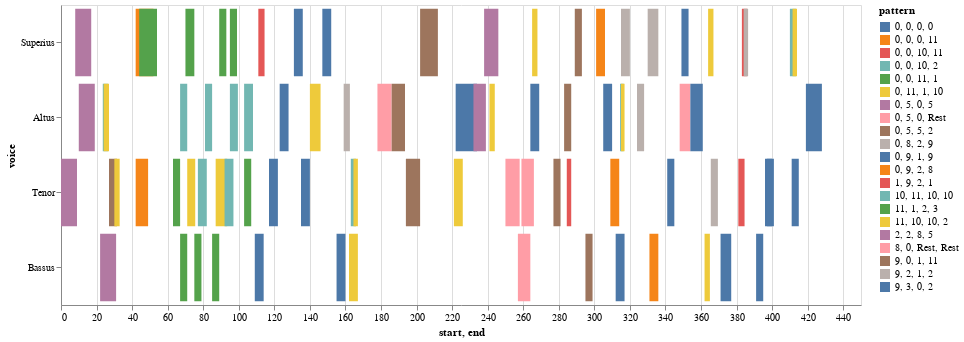
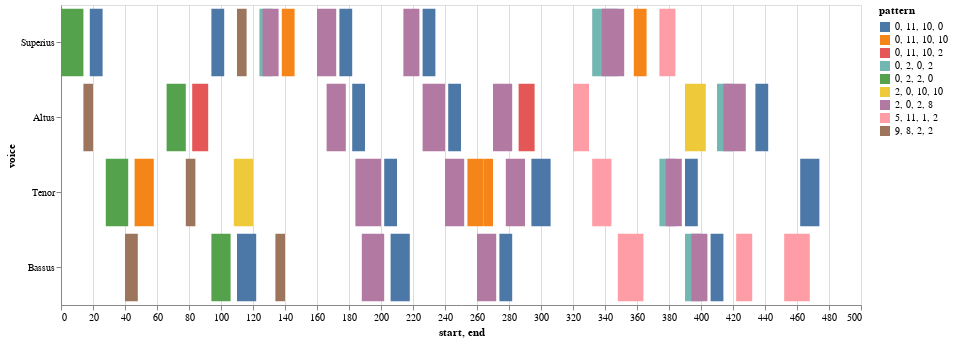
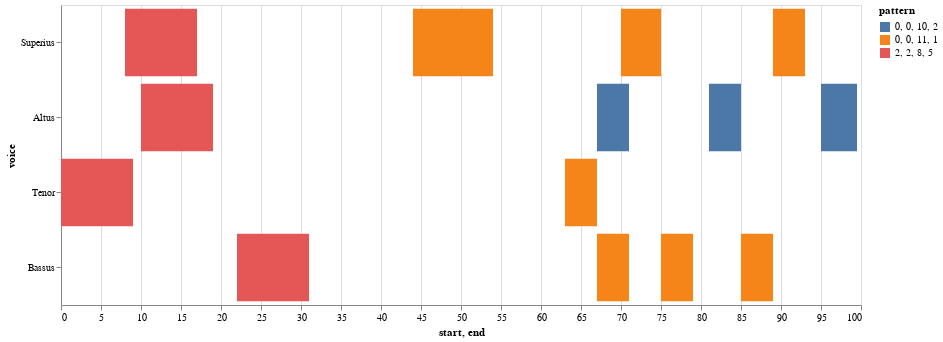
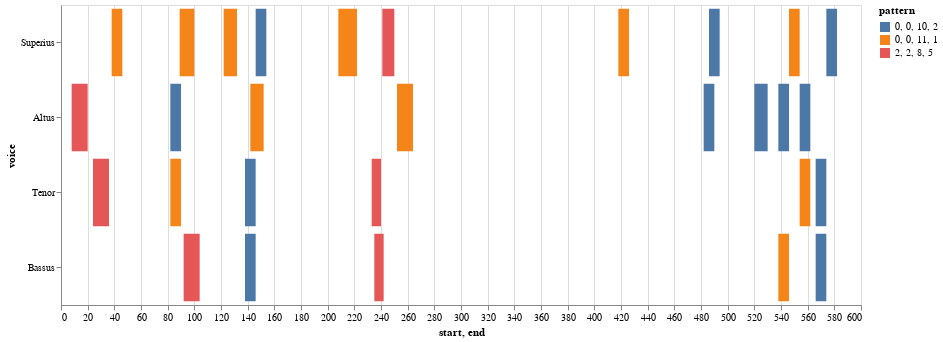

The cell these charts' notebook holds for them, in order:
### Markdown cell above
## Now the Model Paired with Each Mass Movement

Showing only the 'shared' entries in each pair

### Code cell
# select the model from the list
model = piece_list[0]

model = importScore(model)

# find entries for model
nr = model.notes(combineUnisons=combineUnisons)
mel = model.melodic(df=nr, kind=kind, compound=False, unit=0, end=False)
mod_mel_ngrams = model.ngrams(df=mel, n=n)
mod_entry_ngrams = model.entries(df=mel, n=n, thematic=True, anywhere=True)
mod_mel_ngrams_duration = model.durations(df=mel, n=n, mask_df=mod_entry_ngrams)
mod_entries_stack = list(mod_entry_ngrams.stack().unique())

# find entries mass movements:
mass_movements = piece_list[1:6]

for movement in mass_movements:

    m_movement = importScore(movement)
    nr = m_movement.notes(combineUnisons=combineUnisons)
    mel = m_movement.melodic(df=nr, kind=kind, compound=False, unit=0, end=False)
    mass_mvmt_mel_ngrams = m_movement.ngrams(df=mel, n=n)
    mass_mvmt_entries = m_movement.entries(df=mel, n=n, thematic=True, anywhere=True)
    mass_mvmt_mel_ngrams_duration = m_movement.durations(df=mel, n=n, mask_df=mass_mvmt_entries)
    mass_mvmt_entries_stack = mass_mvmt_entries.stack()

    
    # find shared entries
    
    shared_entries = list(set(mass_mvmt_entries_stack).intersection(mod_entries_stack))

    # print model metadata and chart
    print(model.metadata)

    display(viz.plot_ngrams_heatmap(mod_entry_ngrams, mod_mel_ngrams_duration, 
                        selected_patterns=shared_entries,
                        voices=[])) #.plot_ngrams_heatmap(entry_ngrams,


    # print mass movement metadata and chart
    print(m_movement.metadata)
    display(viz.plot_ngrams_heatmap(mass_mvmt_entries, mass_mvmt_mel_ngrams_duration, 
                                selected_patterns=shared_entries,
                                voices=[])) #.plot_ngrams_heatmap(entry_ngrams,

### Figure 1 — Vega-Lite specification as saved in the notebook (floating-point values rounded to 4 significant figures)
{"config": {"view": {"continuousWidth": 400, "continuousHeight": 300}}, "data": {"name": "data-0cef80bf4d055776bdb25f377eb622ee"}, "mark": "bar", "encoding": {"color": {"field": "pattern", "type": "nominal"}, "opacity": {"condition": {"value": 1, "selection": "selector002"}, "value": 0.2}, "tooltip": [{"field": "start", "type": "quantitative"}, {"field": "end", "type": "quantitative"}, {"field": "pattern", "type": "nominal"}], "x": {"field": "start", "type": "quantitative"}, "x2": {"field": "end"}, "y": {"field": "voice", "sort": null, "type": "nominal"}}, "height": 300, "selection": {"selector002": {"type": "multi", "fields": ["pattern"]}}, "width": 800, "$schema": "https://vega.github.io/schema/vega-lite/v4.17.0.json", "datasets": {"data-0cef80bf4d055776bdb25f377eb622ee": [{"start": 8.0, "voice": "Superius", "pattern": "2, 2, 8, 5", "end": 17.0}, {"start": 42.0, "voice": "Superius", "pattern": "0, 0, 0, 11", "end": 52.0}, {"start": 44.0, "voice": "Superius", "pattern": "0, 0, 11, 1", "end": 54.0}, {"start": 70.0, "voice": "Superius", "pattern": "0, 0, 11, 1", "end": 75.0}, {"start": 89.0, "voice": "Superius", "pattern": "0, 0, 11, 1", "end": 93.0}, {"start": 95.0, "voice": "Superius", "pattern": "11, 1, 2, 3", "end": 99.0}, {"start": 111.0, "voice": "Superius", "pattern": "0, 0, 10, 11", "end": 114.5}, {"start": 131.0, "voice": "Superius", "pattern": "9, 3, 0, 2", "end": 136.0}, {"start": 147.0, "voice": "Superius", "pattern": "9, 3, 0, 2", "end": 152.0}, {"start": 202.0, "voice": "Superius", "pattern": "9, 0, 1, 11", "end": 212.0}, {"start": 238.0, "voice": "Superius", "pattern": "0, 5, 0, 5", "end": 246.0}, {"start": 265.0, "voice": "Superius", "pattern": "11, 10, 10, 2", "end": 268.0}, {"start": 289.0, "voice": "Superius", "pattern": "0, 5, 5, 2", "end": 293.0}, {"start": 301.0, "voice": "Superius", "pattern": "0, 9, 2, 8", "end": 306.0}, {"start": 315.0, "voice": "Superius", "pattern": "0, 8, 2, 9", "end": 320.0}, {"start": 330.0, "voice": "Superius", "pattern": "0, 8, 2, 9", "end": 336.0}, {"start": 349.0, "voice": "Superius", "pattern": "0, 0, 0, 0", "end": 353.0}, {"start": 364.0, "voice": "Superius", "pattern": "11, 10, 10, 2", "end": 367.0}, {"start": 383.0, "voice": "Superius", "pattern": "1, 9, 2, 1", "end": 386.0}, {"start": 384.0, "voice": "Superius", "pattern": "9, 2, 1, 2", "end": 386.5}, {"start": 410.0, "voice": "Superius", "pattern": "10, 11, 10, 10", "end": 413.5}, {"start": 411.5, "voice": "Superius", "pattern": "11, 10, 10, 2", "end": 414.0}, {"start": 10.0, "voice": "Altus", "pattern": "2, 2, 8, 5", "end": 19.0}, {"start": 23.5, "voice": "Altus", "pattern": "10, 11, 10, 10", "end": 26.5}, {"start": 24.0, "voice": "Altus", "pattern": "11, 10, 10, 2", "end": 27.0}, {"start": 67.0, "voice": "Altus", "pattern": "0, 0, 10, 2", "end": 71.0}, {"start": 81.0, "voice": "Altus", "pattern": "0, 0, 10, 2", "end": 85.0}, {"start": 95.0, "voice": "Altus", "pattern": "0, 0, 10, 2", "end": 99.5}, {"start": 103.0, "voice": "Altus", "pattern": "10, 11, 10, 10", "end": 108.0}, {"start": 123.0, "voice": "Altus", "pattern": "9, 3, 0, 2", "end": 128.0}, {"start": 140.0, "voice": "Altus", "pattern": "11, 10, 10, 2", "end": 146.0}, {"start": 159.0, "voice": "Altus", "pattern": "9, 2, 1, 2", "end": 162.5}, {"start": 178.0, "voice": "Altus", "pattern": "8, 0, Rest, Rest", "end": 186.0}, {"start": 186.0, "voice": "Altus", "pattern": "9, 0, 1, 11", "end": 193.5}, {"start": 222.0, "voice": "Altus", "pattern": "0, 0, 0, 0", "end": 234.0}, {"start": 232.0, "voice": "Altus", "pattern": "0, 5, 0, 5", "end": 239.0}, {"start": 241.0, "voice": "Altus", "pattern": "11, 10, 10, 2", "end": 244.0}, {"start": 264.0, "voice": "Altus", "pattern": "9, 3, 0, 2", "end": 269.0}, {"start": 283.0, "voice": "Altus", "pattern": "0, 5, 5, 2", "end": 287.0}, {"start": 305.0, "voice": "Altus", "pattern": "0, 9, 1, 9", "end": 310.0}, {"start": 314.5, "voice": "Altus", "pattern": "10, 11, 10, 10", "end": 316.5}, {"start": 315.0, "voice": "Altus", "pattern": "11, 10, 10, 2", "end": 317.0}, {"start": 324.0, "voice": "Altus", "pattern": "9, 2, 1, 2", "end": 328.0}, {"start": 348.0, "voice": "Altus", "pattern": "8, 0, Rest, Rest", "end": 354.0}, {"start": 354.0, "voice": "Altus", "pattern": "0, 0, 0, 0", "end": 361.0}, {"start": 419.0, "voice": "Altus", "pattern": "0, 0, 0, 0", "end": 428.0}, {"start": 0.0, "voice": "Tenor", "pattern": "2, 2, 8, 5", "end": 9.0}, {"start": 27.0, "voice": "Tenor", "pattern": "9, 0, 1, 11", "end": 31.5}, {"start": 30.0, "voice": "Tenor", "pattern": "11, 10, 10, 2", "end": 33.0}, {"start": 42.0, "voice": "Tenor", "pattern": "0, 0, 0, 11", "end": 49.0}, {"start": 63.0, "voice": "Tenor", "pattern": "0, 0, 11, 1", "end": 67.0}, {"start": 71.0, "voice": "Tenor", "pattern": "11, 10, 10, 2", "end": 75.5}, {"start": 77.0, "voice": "Tenor", "pattern": "10, 11, 10, 10", "end": 82.0}, {"start": 87.0, "voice": "Tenor", "pattern": "0, 11, 1, 10", "end": 93.5}, {"start": 92.0, "voice": "Tenor", "pattern": "10, 11, 10, 10", "end": 97.0}, {"start": 103.0, "voice": "Tenor", "pattern": "11, 1, 2, 3", "end": 107.0}, {"start": 117.0, "voice": "Tenor", "pattern": "9, 3, 0, 2", "end": 122.0}, {"start": 135.0, "voice": "Tenor", "pattern": "9, 3, 0, 2", "end": 140.0}, {"start": 163.0, "voice": "Tenor", "pattern": "10, 11, 10, 10", "end": 166.0}, {"start": 164.5, "voice": "Tenor", "pattern": "11, 10, 10, 2", "end": 167.0}, {"start": 194.0, "voice": "Tenor", "pattern": "9, 0, 1, 11", "end": 202.0}, {"start": 221.0, "voice": "Tenor", "pattern": "11, 10, 10, 2", "end": 226.0}, {"start": 250.0, "voice": "Tenor", "pattern": "0, 5, 0, Rest", "end": 258.0}, {"start": 259.0, "voice": "Tenor", "pattern": "0, 5, 0, Rest", "end": 266.0}, {"start": 277.0, "voice": "Tenor", "pattern": "0, 5, 5, 2", "end": 281.0}, {"start": 284.5, "voice": "Tenor", "pattern": "1, 9, 2, 1", "end": 287.0}, {"start": 309.0, "voice": "Tenor", "pattern": "0, 9, 2, 8", "end": 314.0}, {"start": 341.0, "voice": "Tenor", "pattern": "0, 0, 0, 0", "end": 345.0}, {"start": 365.5, "voice": "Tenor", "pattern": "9, 2, 1, 2", "end": 369.5}, {"start": 381.0, "voice": "Tenor", "pattern": "0, 0, 10, 11", "end": 384.5}, {"start": 396.0, "voice": "Tenor", "pattern": "0, 0, 0, 0", "end": 400.0}, {"start": 397.0, "voice": "Tenor", "pattern": "0, 0, 0, 0", "end": 401.0}, {"start": 411.0, "voice": "Tenor", "pattern": "0, 0, 0, 0", "end": 415.0}, {"start": 22.0, "voice": "Bassus", "pattern": "2, 2, 8, 5", "end": 31.0}, {"start": 67.0, "voice": "Bassus", "pattern": "0, 0, 11, 1", "end": 71.0}, {"start": 75.0, "voice": "Bassus", "pattern": "0, 0, 11, 1", "end": 79.0}, {"start": 85.0, "voice": "Bassus", "pattern": "0, 0, 11, 1", "end": 89.0}, {"start": 109.0, "voice": "Bassus", "pattern": "9, 3, 0, 2", "end": 114.0}, {"start": 155.0, "voice": "Bassus", "pattern": "9, 3, 0, 2", "end": 160.0}, {"start": 162.0, "voice": "Bassus", "pattern": "0, 11, 1, 10", "end": 167.0}, {"start": 257.0, "voice": "Bassus", "pattern": "0, 5, 0, Rest", "end": 264.0}, {"start": 295.0, "voice": "Bassus", "pattern": "0, 5, 5, 2", "end": 299.0}, {"start": 312.0, "voice": "Bassus", "pattern": "0, 9, 1, 9", "end": 317.0}, {"start": 331.0, "voice": "Bassus", "pattern": "0, 9, 2, 8", "end": 336.0}, {"start": 362.0, "voice": "Bassus", "pattern": "11, 10, 10, 2", "end": 365.0}, {"start": 371.0, "voice": "Bassus", "pattern": "0, 0, 0, 0", "end": 377.0}, {"start": 391.0, "voice": "Bassus", "pattern": "0, 0, 0, 0", "end": 395.0}]}}

### Figure 2 — Vega-Lite specification as saved in the notebook (floating-point values rounded to 4 significant figures)
{"config": {"view": {"continuousWidth": 400, "continuousHeight": 300}}, "data": {"name": "data-2bc7eb71fb6d665071347edf56d5a01f"}, "mark": "bar", "encoding": {"color": {"field": "pattern", "type": "nominal"}, "opacity": {"condition": {"value": 1, "selection": "selector003"}, "value": 0.2}, "tooltip": [{"field": "start", "type": "quantitative"}, {"field": "end", "type": "quantitative"}, {"field": "pattern", "type": "nominal"}], "x": {"field": "start", "type": "quantitative"}, "x2": {"field": "end"}, "y": {"field": "voice", "sort": null, "type": "nominal"}}, "height": 300, "selection": {"selector003": {"type": "multi", "fields": ["pattern"]}}, "width": 800, "$schema": "https://vega.github.io/schema/vega-lite/v4.17.0.json", "datasets": {"data-2bc7eb71fb6d665071347edf56d5a01f": [{"start": 0.0, "voice": "Superius", "pattern": "0, 2, 2, 0", "end": 14.0}, {"start": 18.0, "voice": "Superius", "pattern": "0, 11, 10, 0", "end": 26.0}, {"start": 94.0, "voice": "Superius", "pattern": "0, 11, 10, 0", "end": 102.0}, {"start": 110.0, "voice": "Superius", "pattern": "9, 8, 2, 2", "end": 116.0}, {"start": 124.0, "voice": "Superius", "pattern": "0, 2, 0, 2", "end": 132.0}, {"start": 126.0, "voice": "Superius", "pattern": "2, 0, 2, 8", "end": 136.0}, {"start": 138.0, "voice": "Superius", "pattern": "0, 11, 10, 10", "end": 146.0}, {"start": 160.0, "voice": "Superius", "pattern": "2, 0, 2, 8", "end": 172.0}, {"start": 174.0, "voice": "Superius", "pattern": "0, 11, 10, 0", "end": 182.0}, {"start": 214.0, "voice": "Superius", "pattern": "2, 0, 2, 8", "end": 224.0}, {"start": 226.0, "voice": "Superius", "pattern": "0, 11, 10, 0", "end": 234.0}, {"start": 332.0, "voice": "Superius", "pattern": "0, 2, 0, 2", "end": 348.0}, {"start": 338.0, "voice": "Superius", "pattern": "2, 0, 2, 8", "end": 352.0}, {"start": 358.0, "voice": "Superius", "pattern": "0, 11, 10, 10", "end": 366.0}, {"start": 374.0, "voice": "Superius", "pattern": "5, 11, 1, 2", "end": 384.0}, {"start": 14.0, "voice": "Altus", "pattern": "9, 8, 2, 2", "end": 20.0}, {"start": 66.0, "voice": "Altus", "pattern": "0, 2, 2, 0", "end": 78.0}, {"start": 82.0, "voice": "Altus", "pattern": "0, 11, 10, 2", "end": 92.0}, {"start": 166.0, "voice": "Altus", "pattern": "2, 0, 2, 8", "end": 178.0}, {"start": 182.0, "voice": "Altus", "pattern": "0, 11, 10, 0", "end": 190.0}, {"start": 226.0, "voice": "Altus", "pattern": "2, 0, 2, 8", "end": 240.0}, {"start": 242.0, "voice": "Altus", "pattern": "0, 11, 10, 0", "end": 250.0}, {"start": 270.0, "voice": "Altus", "pattern": "2, 0, 2, 8", "end": 282.0}, {"start": 286.0, "voice": "Altus", "pattern": "0, 11, 10, 2", "end": 296.0}, {"start": 320.0, "voice": "Altus", "pattern": "5, 11, 1, 2", "end": 330.0}, {"start": 390.0, "voice": "Altus", "pattern": "2, 0, 10, 10", "end": 403.0}, {"start": 410.0, "voice": "Altus", "pattern": "0, 2, 0, 2", "end": 420.0}, {"start": 414.0, "voice": "Altus", "pattern": "2, 0, 2, 8", "end": 428.0}, {"start": 434.0, "voice": "Altus", "pattern": "0, 11, 10, 0", "end": 442.0}, {"start": 28.0, "voice": "Tenor", "pattern": "0, 2, 2, 0", "end": 42.0}, {"start": 46.0, "voice": "Tenor", "pattern": "0, 11, 10, 10", "end": 58.0}, {"start": 78.0, "voice": "Tenor", "pattern": "9, 8, 2, 2", "end": 84.0}, {"start": 108.0, "voice": "Tenor", "pattern": "2, 0, 10, 10", "end": 120.0}, {"start": 184.0, "voice": "Tenor", "pattern": "2, 0, 2, 8", "end": 200.0}, {"start": 202.0, "voice": "Tenor", "pattern": "0, 11, 10, 0", "end": 210.0}, {"start": 240.0, "voice": "Tenor", "pattern": "2, 0, 2, 8", "end": 252.0}, {"start": 254.0, "voice": "Tenor", "pattern": "0, 11, 10, 10", "end": 264.0}, {"start": 264.0, "voice": "Tenor", "pattern": "0, 11, 10, 10", "end": 270.0}, {"start": 278.0, "voice": "Tenor", "pattern": "2, 0, 2, 8", "end": 290.0}, {"start": 294.0, "voice": "Tenor", "pattern": "0, 11, 10, 0", "end": 306.0}, {"start": 332.0, "voice": "Tenor", "pattern": "5, 11, 1, 2", "end": 344.0}, {"start": 374.0, "voice": "Tenor", "pattern": "0, 2, 0, 2", "end": 384.0}, {"start": 378.0, "voice": "Tenor", "pattern": "2, 0, 2, 8", "end": 388.0}, {"start": 390.0, "voice": "Tenor", "pattern": "0, 11, 10, 0", "end": 398.0}, {"start": 462.0, "voice": "Tenor", "pattern": "0, 11, 10, 0", "end": 474.0}, {"start": 40.0, "voice": "Bassus", "pattern": "9, 8, 2, 2", "end": 48.0}, {"start": 94.0, "voice": "Bassus", "pattern": "0, 2, 2, 0", "end": 106.0}, {"start": 110.0, "voice": "Bassus", "pattern": "0, 11, 10, 0", "end": 122.0}, {"start": 134.0, "voice": "Bassus", "pattern": "9, 8, 2, 2", "end": 140.0}, {"start": 188.0, "voice": "Bassus", "pattern": "2, 0, 2, 8", "end": 202.0}, {"start": 206.0, "voice": "Bassus", "pattern": "0, 11, 10, 0", "end": 218.0}, {"start": 260.0, "voice": "Bassus", "pattern": "2, 0, 2, 8", "end": 272.0}, {"start": 274.0, "voice": "Bassus", "pattern": "0, 11, 10, 0", "end": 282.0}, {"start": 348.0, "voice": "Bassus", "pattern": "5, 11, 1, 2", "end": 364.0}, {"start": 390.0, "voice": "Bassus", "pattern": "0, 2, 0, 2", "end": 400.0}, {"start": 394.0, "voice": "Bassus", "pattern": "2, 0, 2, 8", "end": 404.0}, {"start": 406.0, "voice": "Bassus", "pattern": "0, 11, 10, 0", "end": 414.0}, {"start": 422.0, "voice": "Bassus", "pattern": "5, 11, 1, 2", "end": 432.0}, {"start": 452.0, "voice": "Bassus", "pattern": "5, 11, 1, 2", "end": 468.0}]}}

### Figure 3 — Vega-Lite specification as saved in the notebook (floating-point values rounded to 4 significant figures)
{"config": {"view": {"continuousWidth": 400, "continuousHeight": 300}}, "data": {"name": "data-859f2e4ff981a0bb650e4da2c9c8b195"}, "mark": "bar", "encoding": {"color": {"field": "pattern", "type": "nominal"}, "opacity": {"condition": {"value": 1, "selection": "selector004"}, "value": 0.2}, "tooltip": [{"field": "start", "type": "quantitative"}, {"field": "end", "type": "quantitative"}, {"field": "pattern", "type": "nominal"}], "x": {"field": "start", "type": "quantitative"}, "x2": {"field": "end"}, "y": {"field": "voice", "sort": null, "type": "nominal"}}, "height": 300, "selection": {"selector004": {"type": "multi", "fields": ["pattern"]}}, "width": 800, "$schema": "https://vega.github.io/schema/vega-lite/v4.17.0.json", "datasets": {"data-859f2e4ff981a0bb650e4da2c9c8b195": [{"start": 8.0, "voice": "Superius", "pattern": "2, 2, 8, 5", "end": 17.0}, {"start": 44.0, "voice": "Superius", "pattern": "0, 0, 11, 1", "end": 54.0}, {"start": 70.0, "voice": "Superius", "pattern": "0, 0, 11, 1", "end": 75.0}, {"start": 89.0, "voice": "Superius", "pattern": "0, 0, 11, 1", "end": 93.0}, {"start": 10.0, "voice": "Altus", "pattern": "2, 2, 8, 5", "end": 19.0}, {"start": 67.0, "voice": "Altus", "pattern": "0, 0, 10, 2", "end": 71.0}, {"start": 81.0, "voice": "Altus", "pattern": "0, 0, 10, 2", "end": 85.0}, {"start": 95.0, "voice": "Altus", "pattern": "0, 0, 10, 2", "end": 99.5}, {"start": 0.0, "voice": "Tenor", "pattern": "2, 2, 8, 5", "end": 9.0}, {"start": 63.0, "voice": "Tenor", "pattern": "0, 0, 11, 1", "end": 67.0}, {"start": 22.0, "voice": "Bassus", "pattern": "2, 2, 8, 5", "end": 31.0}, {"start": 67.0, "voice": "Bassus", "pattern": "0, 0, 11, 1", "end": 71.0}, {"start": 75.0, "voice": "Bassus", "pattern": "0, 0, 11, 1", "end": 79.0}, {"start": 85.0, "voice": "Bassus", "pattern": "0, 0, 11, 1", "end": 89.0}]}}

### Figure 4 — Vega-Lite specification as saved in the notebook (floating-point values rounded to 4 significant figures)
{"config": {"view": {"continuousWidth": 400, "continuousHeight": 300}}, "data": {"name": "data-f0ba8330f6676843c0ceacbbe7cf3525"}, "mark": "bar", "encoding": {"color": {"field": "pattern", "type": "nominal"}, "opacity": {"condition": {"value": 1, "selection": "selector005"}, "value": 0.2}, "tooltip": [{"field": "start", "type": "quantitative"}, {"field": "end", "type": "quantitative"}, {"field": "pattern", "type": "nominal"}], "x": {"field": "start", "type": "quantitative"}, "x2": {"field": "end"}, "y": {"field": "voice", "sort": null, "type": "nominal"}}, "height": 300, "selection": {"selector005": {"type": "multi", "fields": ["pattern"]}}, "width": 800, "$schema": "https://vega.github.io/schema/vega-lite/v4.17.0.json", "datasets": {"data-f0ba8330f6676843c0ceacbbe7cf3525": [{"start": 38.0, "voice": "Superius", "pattern": "0, 0, 11, 1", "end": 46.0}, {"start": 89.0, "voice": "Superius", "pattern": "0, 0, 11, 1", "end": 100.0}, {"start": 122.0, "voice": "Superius", "pattern": "0, 0, 11, 1", "end": 132.0}, {"start": 146.0, "voice": "Superius", "pattern": "0, 0, 10, 2", "end": 154.0}, {"start": 208.0, "voice": "Superius", "pattern": "0, 0, 11, 1", "end": 222.0}, {"start": 241.0, "voice": "Superius", "pattern": "2, 2, 8, 5", "end": 250.0}, {"start": 418.0, "voice": "Superius", "pattern": "0, 0, 11, 1", "end": 426.0}, {"start": 486.0, "voice": "Superius", "pattern": "0, 0, 10, 2", "end": 494.0}, {"start": 546.0, "voice": "Superius", "pattern": "0, 0, 11, 1", "end": 554.0}, {"start": 574.0, "voice": "Superius", "pattern": "0, 0, 10, 2", "end": 582.0}, {"start": 8.0, "voice": "Altus", "pattern": "2, 2, 8, 5", "end": 20.0}, {"start": 82.0, "voice": "Altus", "pattern": "0, 0, 10, 2", "end": 90.0}, {"start": 142.0, "voice": "Altus", "pattern": "0, 0, 11, 1", "end": 152.0}, {"start": 252.0, "voice": "Altus", "pattern": "0, 0, 11, 1", "end": 264.0}, {"start": 482.0, "voice": "Altus", "pattern": "0, 0, 10, 2", "end": 490.0}, {"start": 520.0, "voice": "Altus", "pattern": "0, 0, 10, 2", "end": 530.0}, {"start": 538.0, "voice": "Altus", "pattern": "0, 0, 10, 2", "end": 546.0}, {"start": 554.0, "voice": "Altus", "pattern": "0, 0, 10, 2", "end": 562.0}, {"start": 24.0, "voice": "Tenor", "pattern": "2, 2, 8, 5", "end": 36.0}, {"start": 82.0, "voice": "Tenor", "pattern": "0, 0, 11, 1", "end": 90.0}, {"start": 138.0, "voice": "Tenor", "pattern": "0, 0, 10, 2", "end": 146.0}, {"start": 233.0, "voice": "Tenor", "pattern": "2, 2, 8, 5", "end": 240.0}, {"start": 554.0, "voice": "Tenor", "pattern": "0, 0, 11, 1", "end": 562.0}, {"start": 566.0, "voice": "Tenor", "pattern": "0, 0, 10, 2", "end": 574.0}, {"start": 92.0, "voice": "Bassus", "pattern": "2, 2, 8, 5", "end": 104.0}, {"start": 138.0, "voice": "Bassus", "pattern": "0, 0, 10, 2", "end": 146.0}, {"start": 235.0, "voice": "Bassus", "pattern": "2, 2, 8, 5", "end": 242.0}, {"start": 538.0, "voice": "Bassus", "pattern": "0, 0, 11, 1", "end": 546.0}, {"start": 566.0, "voice": "Bassus", "pattern": "0, 0, 10, 2", "end": 574.0}]}}
